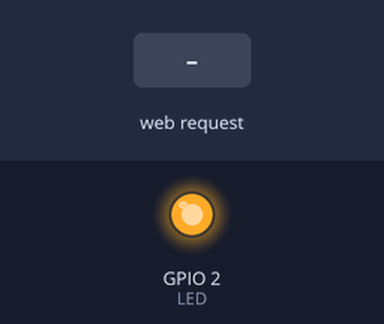
A sketch run on a simulated ESP8266 (NodeMCU). Parts: output pins drawn as LEDs (lit = HIGH). The test bench sets the inputs (shaded band). WiFi joins after 1.5 s; servers stay silent unless stated; what the sketch prints to the serial monitor is not drawn.

Above: at 2.7 s.
2.8 s: HTTP request GET /ledOn received
At 4.0 s:
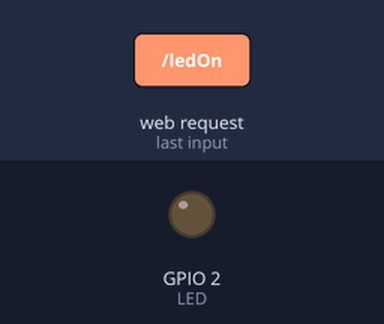
5.8 s: HTTP request GET /ledOff received
At 6.3 s:
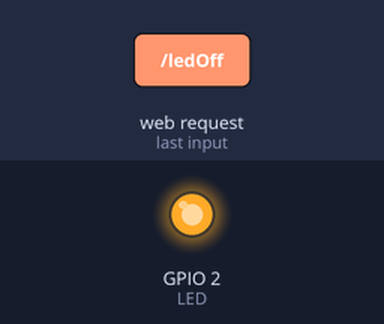
Timing chart, 0 to 8.8 s (numbered marks = the images above; inputs shaded):
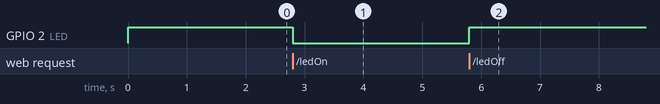

Measured:
- after the input at 2.8 s, GPIO 2 (LED): HIGH → LOW at once
- after the input at 5.8 s, GPIO 2 (LED): LOW → HIGH at once

The sketch:

2_ledonoff.ino
```cpp
//Libraries
#include <ESP8266WiFi.h>
#include <WiFiClient.h>

//ESP Web Server Library to host a web page
#include <ESP8266WebServer.h>

//---------------------------------------------------------------
//Our HTML webpage contents in program memory
const char MAIN_page[] PROGMEM = R"=====(
<!DOCTYPE html>
<html>
<body>
<center>
<h1>WiFi LED on or off:</h1><br>
Click to turn <a href="ledOn">LED ON</a><br>
Click to turn <a href="ledOff">LED OFF</a><br>
<hr>
</body>
</html>
)=====";
//---------------------------------------------------------------
//---------------------------------------------------------------
//Our HTML webpage contents in program memory
const char ON_page[] PROGMEM = R"=====(
<!DOCTYPE html>
<html>
<body>
<center>
<h1>LED is ON</h1><br>
Click to turn <a href="ledOff">LED OFF</a><br>
<hr>
</body>
</html>
)=====";
//---------------------------------------------------------------
//---------------------------------------------------------------
//Our HTML webpage contents in program memory
const char OFF_page[] PROGMEM = R"=====(
<!DOCTYPE html>
<html>
<body>
<center>
<h1>LED is OFF</h1><br>
Click to turn <a href="ledOn">LED ON</a><br>
<hr>
</body>
</html>
)=====";
//---------------------------------------------------------------
//On board LED
#define LED 2

//SSID and Password of your WiFi hotspot
const char* ssid = "arcworkshop";
const char* password = "arcworkshop";

//Declare a global object variable from the ESP8266WebServer class.
ESP8266WebServer server(80); //Server on port 80

//===============================================================
// This routine is executed when you open its IP in browser
//===============================================================
void handleRoot() {
 Serial.println("You called root page");
 String s = MAIN_page; //Read HTML contents
 server.send(200, "text/html", s); //Send web page
}

void handleLEDon() {
 Serial.println("LED on page");
 String s_on = ON_page;
 digitalWrite(LED,LOW); //LED is connected in reverse
 server.send(200, "text/html", s_on); //Send ADC value only to client ajax request
}

void handleLEDoff() {
 Serial.println("LED off page");
 String s_off = OFF_page;
 digitalWrite(LED,HIGH); //LED off
 server.send(200, "text/html", s_off); //Send ADC value only to client ajax request
}
//==============================================================
//                  SETUP
//==============================================================
void setup(void){
  Serial.begin(115200);

  WiFi.begin(ssid, password);     //Connect to your WiFi router
  Serial.println("");

  //Onboard LED port Direction output
  pinMode(LED,OUTPUT);
  //Power on LED state off
  digitalWrite(LED,HIGH);

  // Wait for connection
  while (WiFi.status() != WL_CONNECTED) {
    delay(500);
    Serial.print(".");
  }

  //If connection successful show IP address in serial monitor
  Serial.println("");
  Serial.print("Connected to ");
  Serial.println(ssid);
  Serial.print("IP address: ");
  Serial.println(WiFi.localIP());  //IP address assigned to your ESP

  server.on("/", handleRoot);      //Which routine to handle at root location. This is display page
  server.on("/ledOn", handleLEDon); //as Per  <a href="ledOn">, Subroutine to be called
  server.on("/ledOff", handleLEDoff);

  server.begin();                  //Start server
  Serial.println("HTTP server started");
}
//==============================================================
//                     LOOP
//==============================================================
void loop(void){
  server.handleClient();          //Handle client requests
}
```
